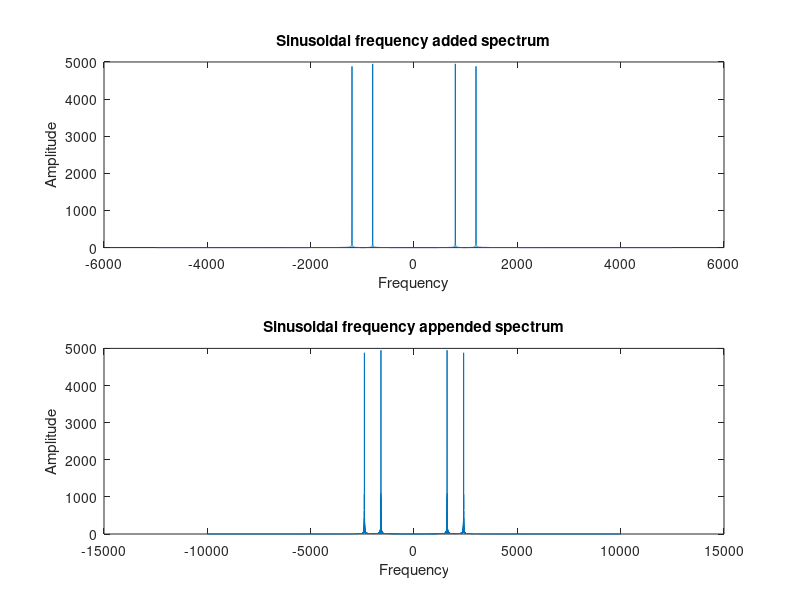

Write MATLAB code to recreate this figure.
clc
clear all
close all

t=0:0.0001:1;


f=800;
a=sin(2*pi*f*t);

f1=1200;
a1=sin(2*pi*f1*t);
t1=0:0.0001:2.0001;
a2=[a a1];
b=a+a1;
c=fft(b);
l=length(c);
x=fftshift(c);
subplot(2,1,1)
plot(-((l-1)/2):((l-1)/2),abs(x));
title('Sinusoidal frequency added spectrum');
xlabel('Frequency');
ylabel('Amplitude');
subplot(2,1,2)
d=fft(a2);
l1=length(d);
x1=fftshift(d);
plot(-((l1-1)/2):((l1-1)/2),abs(x1));
title('Sinusoidal frequency appended spectrum');
xlabel('Frequency');
ylabel('Amplitude');